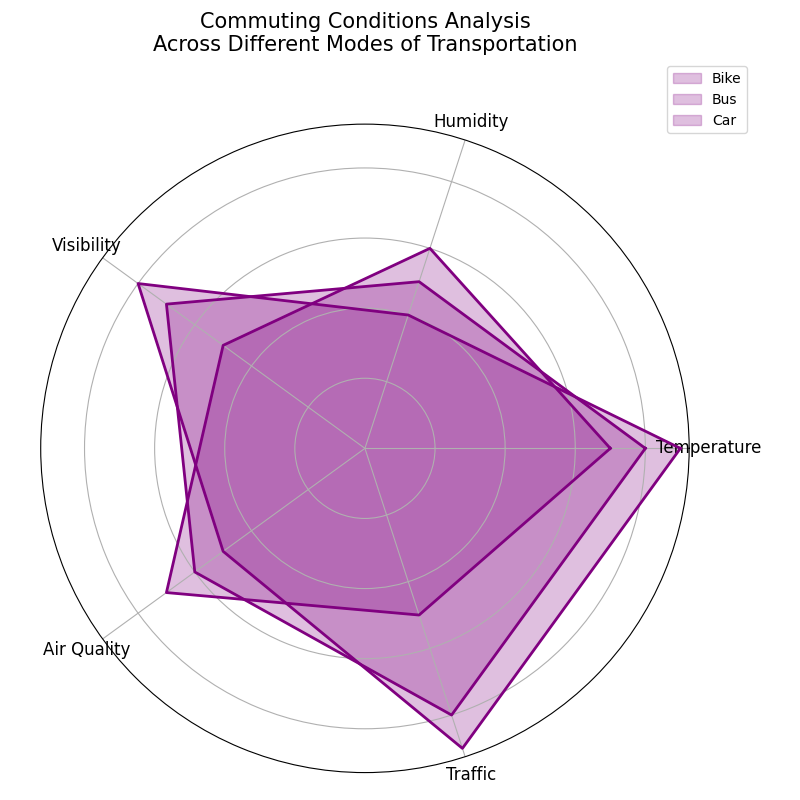

Generate this figure with Python:
import numpy as np
import matplotlib.pyplot as plt

categories = ['Temperature', 'Humidity', 'Visibility', 'Air Quality', 'Traffic']
bike = [8, 5, 7, 6, 8]
bus = [7, 6, 5, 7, 5]
car = [9, 4, 8, 5, 9]

num_vars = len(categories)
angles = np.linspace(0, 2 * np.pi, num_vars, endpoint=False).tolist()
bike += bike[:1]
bus += bus[:1]
car += car[:1]
angles += angles[:1]

fig, ax = plt.subplots(figsize=(8, 8), subplot_kw=dict(polar=True))

# Apply a single consistent color 'purple' for all groups
ax.fill(angles, bike, color='purple', alpha=0.25, label='Bike')
ax.fill(angles, bus, color='purple', alpha=0.25, label='Bus')
ax.fill(angles, car, color='purple', alpha=0.25, label='Car')

ax.plot(angles, bike, color='purple', linewidth=2)
ax.plot(angles, bus, color='purple', linewidth=2)
ax.plot(angles, car, color='purple', linewidth=2)

ax.set_yticklabels([])
ax.set_xticks(angles[:-1])
ax.set_xticklabels(categories, fontsize=12, ha='center')

plt.title('Commuting Conditions Analysis\nAcross Different Modes of Transportation', size=15, y=1.1)
plt.legend(loc='upper right', bbox_to_anchor=(1.1, 1.1))
plt.tight_layout()
plt.show()
